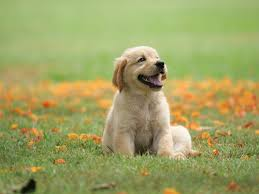
#> input picture Opencv/dog.jpeg, 259 x 194 px
$ python AdaptiveThresholding.py
#> lines starting #> are read from the running program, lines starting #| are printed output that depends on the picture; after the words box and inside, x2 and y2 are one past the last pixel; in counts of white or black regions, pixels touching at a corner belong together
import cv2

img = cv2.imread("dog.jpeg",0)
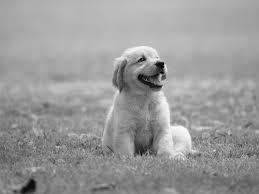
#> img: shape (194, 259); min 0, max 255, mean 153.7
th = cv2.adaptiveThreshold(img,255,cv2.ADAPTIVE_THRESH_MEAN_C,cv2.THRESH_BINARY,9,11)
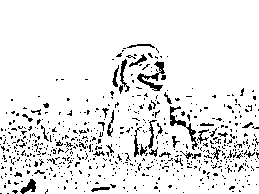
#> th: shape (194, 259); 91.2% white; black in thin lines or dots, all inside (x1, y1, x2, y2) = (0, 44, 259, 194)
cv2.imshow("TH1",th)
cv2.waitKey(0)
cv2.destroyAllWindows()
